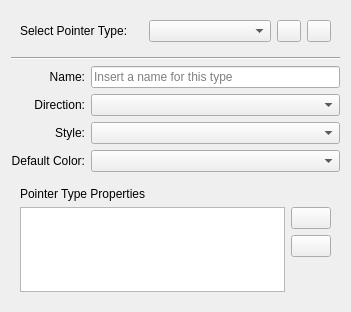
<?xml version="1.0" encoding="UTF-8"?>
<ui version="4.0">
 <class>PointerTypePage</class>
 <widget class="QWidget" name="PointerTypePage">
  <property name="geometry">
   <rect>
    <x>0</x>
    <y>0</y>
    <width>351</width>
    <height>312</height>
   </rect>
  </property>
  <layout class="QVBoxLayout" name="verticalLayout">
   <item>
    <widget class="QWidget" name="widget_2" native="true">
     <property name="sizePolicy">
      <sizepolicy hsizetype="Preferred" vsizetype="Fixed">
       <horstretch>0</horstretch>
       <verstretch>0</verstretch>
      </sizepolicy>
     </property>
     <layout class="QGridLayout" name="gridLayout">
      <item row="0" column="3">
       <widget class="QPushButton" name="deleteType">
        <property name="sizePolicy">
         <sizepolicy hsizetype="Fixed" vsizetype="Fixed">
          <horstretch>0</horstretch>
          <verstretch>0</verstretch>
         </sizepolicy>
        </property>
        <property name="maximumSize">
         <size>
          <width>24</width>
          <height>24</height>
         </size>
        </property>
        <property name="toolTip">
         <string>Add new pointer type.</string>
        </property>
        <property name="text">
         <string/>
        </property>
       </widget>
      </item>
      <item row="0" column="1">
       <widget class="KComboBox" name="typeSelector"/>
      </item>
      <item row="0" column="0">
       <widget class="QLabel" name="label">
        <property name="text">
         <string>Select Pointer Type:</string>
        </property>
       </widget>
      </item>
      <item row="0" column="2">
       <widget class="QPushButton" name="addType">
        <property name="maximumSize">
         <size>
          <width>24</width>
          <height>24</height>
         </size>
        </property>
        <property name="toolTip">
         <string>Remove selected pointer type.</string>
        </property>
        <property name="text">
         <string/>
        </property>
       </widget>
      </item>
     </layout>
    </widget>
   </item>
   <item>
    <widget class="Line" name="line_2">
     <property name="orientation">
      <enum>Qt::Horizontal</enum>
     </property>
    </widget>
   </item>
   <item>
    <layout class="QGridLayout" name="gridLayout_3">
     <item row="3" column="0">
      <widget class="QLabel" name="typeDefaultColorLabel">
       <property name="text">
        <string>Default Color:</string>
       </property>
       <property name="alignment">
        <set>Qt::AlignRight|Qt::AlignTrailing|Qt::AlignVCenter</set>
       </property>
      </widget>
     </item>
     <item row="3" column="1">
      <widget class="KColorCombo" name="typeDefaultColor"/>
     </item>
     <item row="0" column="0">
      <widget class="QLabel" name="nameLabel">
       <property name="layoutDirection">
        <enum>Qt::LeftToRight</enum>
       </property>
       <property name="text">
        <string>Name:</string>
       </property>
       <property name="alignment">
        <set>Qt::AlignRight|Qt::AlignTrailing|Qt::AlignVCenter</set>
       </property>
      </widget>
     </item>
     <item row="0" column="1">
      <widget class="QLineEdit" name="typeName">
       <property name="text">
        <string/>
       </property>
       <property name="placeholderText">
        <string>Insert a name for this type</string>
       </property>
      </widget>
     </item>
     <item row="1" column="0">
      <widget class="QLabel" name="label_3">
       <property name="layoutDirection">
        <enum>Qt::LeftToRight</enum>
       </property>
       <property name="text">
        <string>Direction:</string>
       </property>
       <property name="alignment">
        <set>Qt::AlignRight|Qt::AlignTrailing|Qt::AlignVCenter</set>
       </property>
      </widget>
     </item>
     <item row="1" column="1">
      <widget class="KComboBox" name="typePointerDirection">
       <property name="toolTip">
        <string>&lt;html&gt;&lt;head/&gt;&lt;body&gt;&lt;p&gt;Select if pointers of this type is unidirectional or bidirectional. Changing this value changes directions of all pointers of this type.&lt;/p&gt;&lt;/body&gt;&lt;/html&gt;</string>
       </property>
      </widget>
     </item>
     <item row="2" column="0">
      <widget class="QLabel" name="label_4">
       <property name="text">
        <string>Style:</string>
       </property>
       <property name="alignment">
        <set>Qt::AlignRight|Qt::AlignTrailing|Qt::AlignVCenter</set>
       </property>
      </widget>
     </item>
     <item row="2" column="1">
      <widget class="KComboBox" name="typeLineStyle"/>
     </item>
    </layout>
   </item>
   <item>
    <widget class="QWidget" name="gridWidget" native="true">
     <property name="minimumSize">
      <size>
       <width>0</width>
       <height>0</height>
      </size>
     </property>
     <layout class="QGridLayout" name="gridLayout_2">
      <item row="0" column="0">
       <widget class="QLabel" name="label_2">
        <property name="text">
         <string>Pointer Type Properties</string>
        </property>
       </widget>
      </item>
      <item row="1" column="0">
       <widget class="QTableView" name="propertyList"/>
      </item>
      <item row="1" column="1">
       <layout class="QVBoxLayout" name="verticalLayout_2">
        <item>
         <widget class="QPushButton" name="addPropertyButton"/>
        </item>
        <item>
         <widget class="QPushButton" name="removePropertyButton"/>
        </item>
        <item>
         <spacer name="verticalSpacer">
          <property name="orientation">
           <enum>Qt::Vertical</enum>
          </property>
          <property name="sizeHint" stdset="0">
           <size>
            <width>20</width>
            <height>40</height>
           </size>
          </property>
         </spacer>
        </item>
       </layout>
      </item>
     </layout>
    </widget>
   </item>
  </layout>
 </widget>
 <customwidgets>
  <customwidget>
   <class>KColorCombo</class>
   <extends>QComboBox</extends>
   <header>kcolorcombo.h</header>
  </customwidget>
  <customwidget>
   <class>KComboBox</class>
   <extends>QComboBox</extends>
   <header>kcombobox.h</header>
  </customwidget>
  <customwidget>
   <class>QPushButton</class>
   <extends>QPushButton</extends>
   <header>kpushbutton.h</header>
  </customwidget>
 </customwidgets>
 <resources/>
 <connections/>
</ui>
